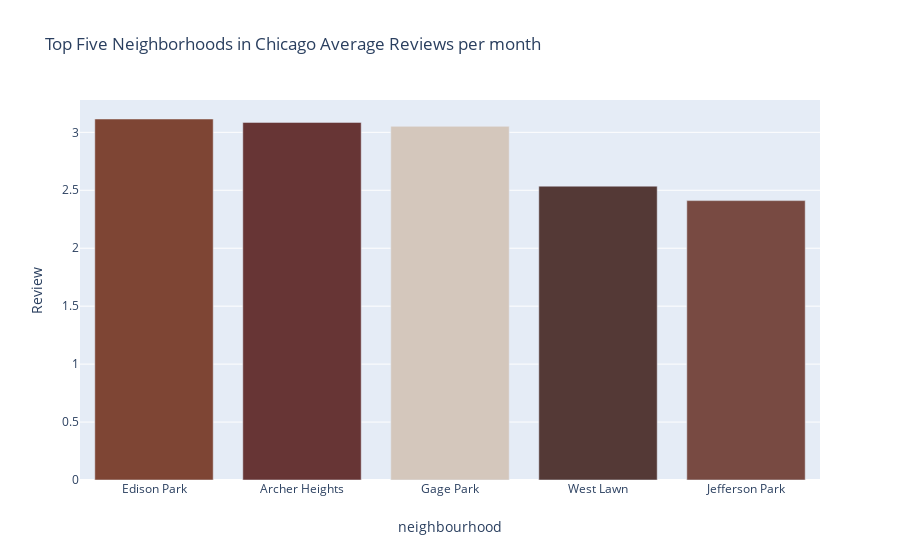

Here is the notebook cell this chart was saved with:
### Code cell
chi_review =li.groupby('neighbourhood')['reviews_per_month'].mean().sort_values(ascending=False).head()
#chi_mean


#make the plot
neighbourhoods= ['#7e4534', '#673535', '#d4c7bc', '#543936', '#784a42']
mydata = go.Bar(x= chi_review.index,
                y= chi_review.values,
                marker=dict(color=neighbourhoods))
# now the layout
mylayout=go.Layout(title="Top Five Neighborhoods in Chicago Average Reviews per month",
                   xaxis= dict(title='neighbourhood'),
                   yaxis=dict(title='Review'))
# bind using go.Figure
myfig = go.Figure(data=[mydata], layout=mylayout)
myfig.show()

### Figure 1 — Plotly figure (JSON) as saved in the notebook; plotly's stock layout.template omitted (floating-point values rounded to 4 significant figures)
{"data": [{"marker": {"color": ["#7e4534", "#673535", "#d4c7bc", "#543936", "#784a42"]}, "type": "bar", "x": ["Edison Park", "Archer Heights", "Gage Park", "West Lawn", "Jefferson Park"], "y": [3.115, 3.086, 3.052, 2.535, 2.411]}], "layout": {"title": {"text": "Top Five Neighborhoods in Chicago Average Reviews per month"}, "xaxis": {"title": {"text": "neighbourhood"}}, "yaxis": {"title": {"text": "Review"}}}}
